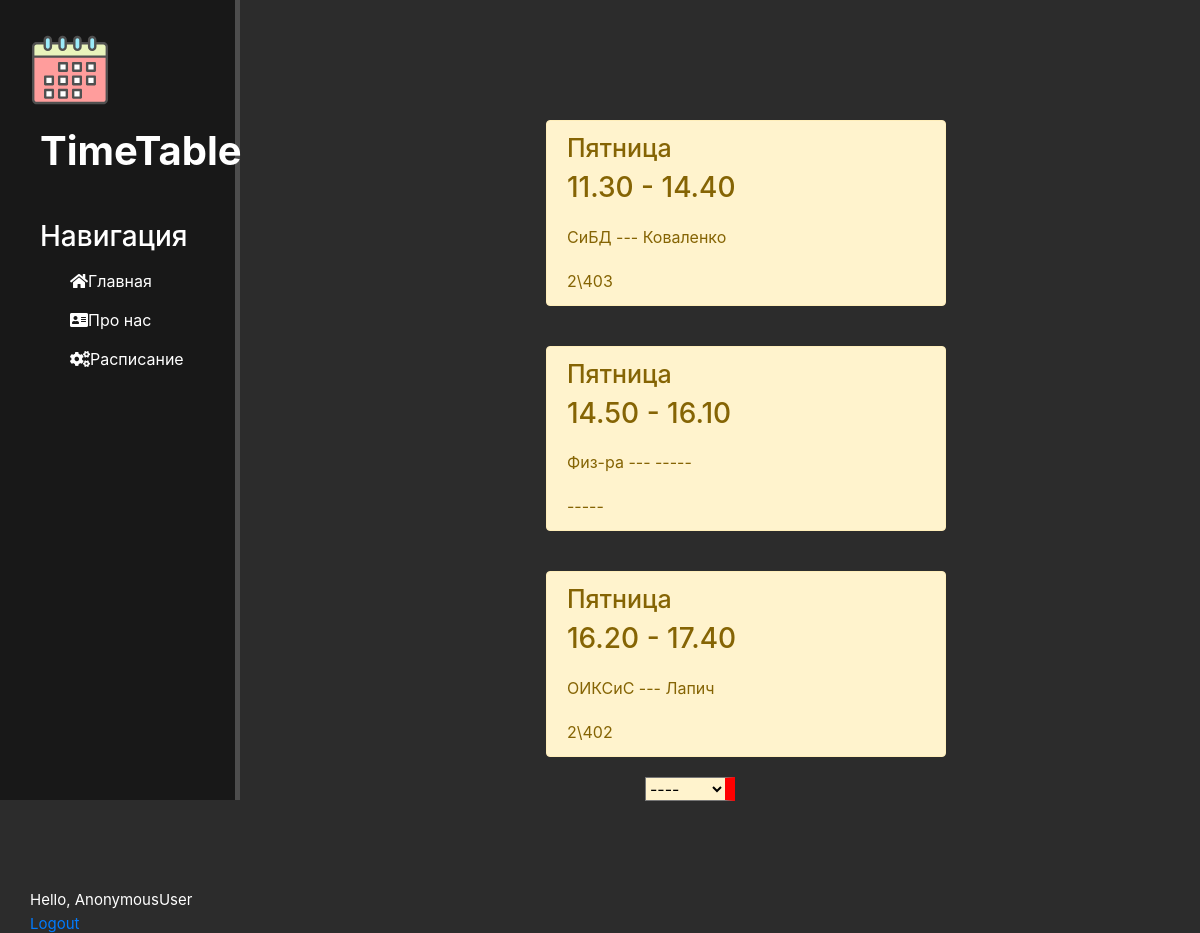
Screenshot of /create/friday with the database file from the repository.
### create/models.py (models this page shows, shortened)
class TimeTable(models.Model):
    day = models.CharField('День', max_length=50)
    time = models.CharField('Время', max_length=50)
    predmet = models.CharField('Предмет', max_length=50)
    title = models.CharField('Преподаватель', max_length=50)
    kab = models.CharField('Кабинет', max_length=50)
    class Meta:
        verbose_name = 'Расписание'
        verbose_name_plural = 'Расписание'

### create/views.py (the view)
# urls.py: path('friday', views.Friday, name='frid')
def Friday(request):
    create = TimeTable.objects.order_by('time').filter(day='Пятница')
    return render(request, 'create/mond.html', {'list': create})

### create/templates/create/mond.html (shortened to what this page needs)
{% extends 'main/layout.html' %}
{% block content %}
    <div class="features">
        {% for el in list %}
            <div class="alert alert-warning">
                <h1>{{ el.day }}</h1>
                <h3>{{ el.time }}</h3>
                <p>{{ el.predmet }} --- {{ el.title }}</p>
                <p3>{{ el.kab }}</p3>
            </div>
        {% endfor %}
        <div class="sellect">
            <select onchange="window.location.href=this.options[this.selectedIndex].value">
                <option selected disabled="true">--{{ value|date:"D" }}--</option>
            </select>
        </div>
        </div>
{% endblock %}

### main/static/main/css/main.css (style rules this page uses)
body { background: #2c2c2c; }
main .features { float: left; color: #fff; margin-top: 100px; text-align: center; width: 75%; }
main .features h1 { font-size: 25px; }
main .features p { max-width: 400px; margin: 20px auto; }
.alert-warning { float: left; clear: both; width: 400px; margin: 20px 34%; text-align: left; }
main .sellect select { width: 10%; border-right: 10px solid red; background-color: #fff3cd; }

### rows the page displays
TimeTable: day "Пятница", time "11.30 - 14.40", predmet "СиБД", title "Коваленко", kab "2\\403"
TimeTable: day "Пятница", time "14.50 - 16.10", predmet "Физ-ра", title "-----", kab "-----"
TimeTable: day "Пятница", time "16.20 - 17.40", predmet "ОИКСиС", title "Лапич", kab "2\\402"

### other values shown
{{ request.user }} "AnonymousUser"
